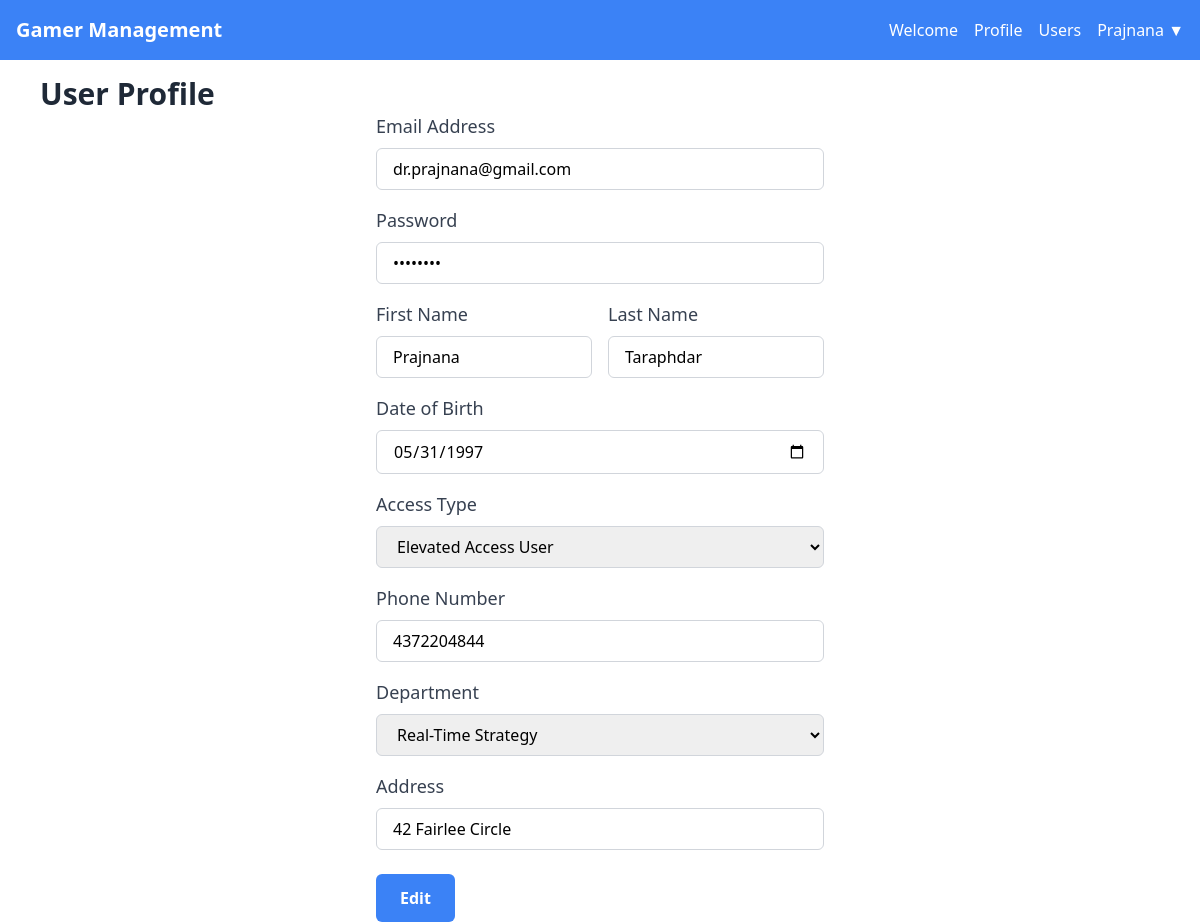
Page /elevated_user_profile.php (signed in) on the committed database.
### tables this page shows
CREATE TABLE `users` (
  `id` int(11) NOT NULL,
  `email` varchar(255) NOT NULL,
  `password` varchar(255) NOT NULL,
  `firstname` varchar(50) NOT NULL,
  `lastname` varchar(50) NOT NULL,
  `accesstype` enum('Admin','elevated','User') DEFAULT NULL,
  `phonenumber` varchar(20) DEFAULT NULL,
  `address` varchar(255) DEFAULT NULL,
  `department_id` int(11) DEFAULT NULL,
  `dateofbirth` date NOT NULL
);

### elevated_user_profile.php (the view, shortened to what this page needs)
<?php
  $servername = "localhost";
  $username = "root";
  $password = "";
  $database = "gamer_management";
  $connection = new mysqli($servername, $username, $password, $database);
  if ($_SERVER['REQUEST_METHOD'] == 'GET') {
    $id = $_SESSION['USER_ID'];
    $sql = "SELECT * FROM users WHERE id=$id";
    $result = $connection->query($sql);
    $row = $result->fetch_assoc();
    if ($row) {
      $email = $row["email"];
      $userPassword = $row["password"];
      $firstname = $row["firstname"];
      $lastname = $row["lastname"];
      $dateofbirth = $row["dateofbirth"];
      $accesstype = $row["accesstype"];
      $phonenumber = $row["phonenumber"];
      $department_id = $row["department_id"];
      $address = $row["address"];
    } else {
      echo "User information not found.";
      exit;
    }
  }
?>
<!DOCTYPE html>
<html lang="en">
  <head>
    <script src="https://cdn.tailwindcss.com"></script>
  </head>
  <body>
    <nav class="bg-blue-500 py-4">
      <div class="max-w-7xl mx-auto px-4">
        <div class="flex items-center justify-between">
          <div class="flex items-center">
            <span class="text-white text-xl font-semibold">Gamer Management</span>
          </div>
          <div class="flex items-center space-x-4">
            <a href="/gamermanagement/elevated_user_dashboard.php" class="text-white hover:text-gray-200">Welcome</a>
            <a href="/gamermanagement/user_profile.php" class="text-white hover:text-gray-200">Profile</a>
            <a href="/gamermanagement/users_list.php" class="text-white hover:text-gray-200">Users</a>
            <div class="relative">
              <button class="text-white hover:text-gray-200 focus:outline-none">
                <?php echo $_SESSION['USER_FIRSTNAME']; ?> ▼
              </button>
            </div>
          </div>
        </div>
      </div>
    </nav>
    <h1 class="text-3xl font-semibold text-gray-800 ml-10 mt-4">User Profile</h1>
    <form class="max-w-md mx-auto" method="post">
      <div class="mb-4">
        <label for="email" class="block mb-2 text-lg font-medium text-gray-700">Email Address</label>
        <input id="email" type="email" name="email" value="<?php echo $email ?>" class="w-full px-4 py-2 border border-gray-300 rounded-md focus:outline-none focus:ring-blue-500 focus:border-blue-500" placeholder="Enter your email address" required>
      </div>
      <div class="mb-4">
        <label for="password" class="block mb-2 text-lg font-medium text-gray-700">Password</label>
        <input id="password" type="password" name="password" value="<?php echo $userPassword ?>"class="w-full px-4 py-2 border border-gray-300 rounded-md focus:outline-none focus:ring-blue-500 focus:border-blue-500" placeholder="Enter your password" required>
      </div>
      <div class="grid grid-cols-2 gap-4 mb-4">
        <div>
          <label for="firstName" class="block mb-2 text-lg font-medium text-gray-700">First Name</label>
          <input id="firstName" type="text" name="firstname" value="<?php echo $firstname ?>" class="w-full px-4 py-2 border border-gray-300 rounded-md focus:outline-none focus:ring-blue-500 focus:border-blue-500" placeholder="Enter your first name" required>
        </div>
        <div>
          <label for="lastName" class="block mb-2 text-lg font-medium text-gray-700">Last Name</label>
          <input id="lastName" type="text" name="lastname" value="<?php echo $lastname ?>" class="w-full px-4 py-2 border border-gray-300 rounded-md focus:outline-none focus:ring-blue-500 focus:border-blue-500" placeholder="Enter your last name" required>
        </div>
      </div>
      <div class="mb-4">
        <label for="dob" class="block mb-2 text-lg font-medium text-gray-700">Date of Birth</label>
        <input id="dob" type="date" name="dateofbirth" value="<?php echo $dateofbirth ?>" class="w-full px-4 py-2 border border-gray-300 rounded-md focus:outline-none focus:ring-blue-500 focus:border-blue-500">
      </div>
      <div class="mb-4">
        <label for="accessType" class="block mb-2 text-lg font-medium text-gray-700">Access Type</label>
        <select id="accessType" name="accesstype" class="w-full px-4 py-2 border border-gray-300 rounded-md focus:outline-none focus:ring-blue-500 focus:border-blue-500">
          <option value="elevated" <?php if ($accesstype === 'elevated') echo 'selected'; ?>>Elevated Access User</option>
        </select>
      </div>
      <div class="mb-4">
        <label for="phoneNumber" class="block mb-2 text-lg font-medium text-gray-700">Phone Number</label>
        <input id="phoneNumber" type="tel" name="phonenumber" value="<?php echo $phonenumber ?>"class="w-full px-4 py-2 border border-gray-300 rounded-md focus:outline-none focus:ring-blue-500 focus:border-blue-500" placeholder="Enter your phone number">
      </div>
      <div class="mb-4">
        <label for="department" class="block mb-2 text-lg font-medium text-gray-700">Department</label>
        <select id="department" name="department_id" class="w-full px-4 py-2 border border-gray-300 rounded-md focus:outline-none focus:ring-blue-500 focus:border-blue-500">
          <option value="1" <?php if ($department_id == 1) echo 'selected'; ?>>Real-Time Strategy</option>
        </select>
      </div>
      <div class="mb-4">
        <label for="address" class="block mb-2 text-lg font-medium text-gray-700">Address</label>
        <input id="address" name="address" value="<?php echo $address ?>" class="w-full px-4 py-2 border border-gray-300 rounded-md focus:outline-none focus:ring-blue-500 focus:border-blue-500" placeholder="Enter your address" rows="3"></input>
      </div>
      <div class="mt-6">
        <button type="submit" name="save" class="px-6 py-3 bg-blue-500 text-white font-semibold rounded-md hover:bg-blue-600">Edit</button>
      </div>
    </form>
  </body>
</html>

### rows in the picture
users: email "dr.prajnana@gmail.com", firstname "Prajnana", lastname "Taraphdar", dateofbirth "05/31/1997", phonenumber "4372204844", address "42 Fairlee Circle"

### other values in the picture
$_SESSION['USER_FIRSTNAME'] "Prajnana"
